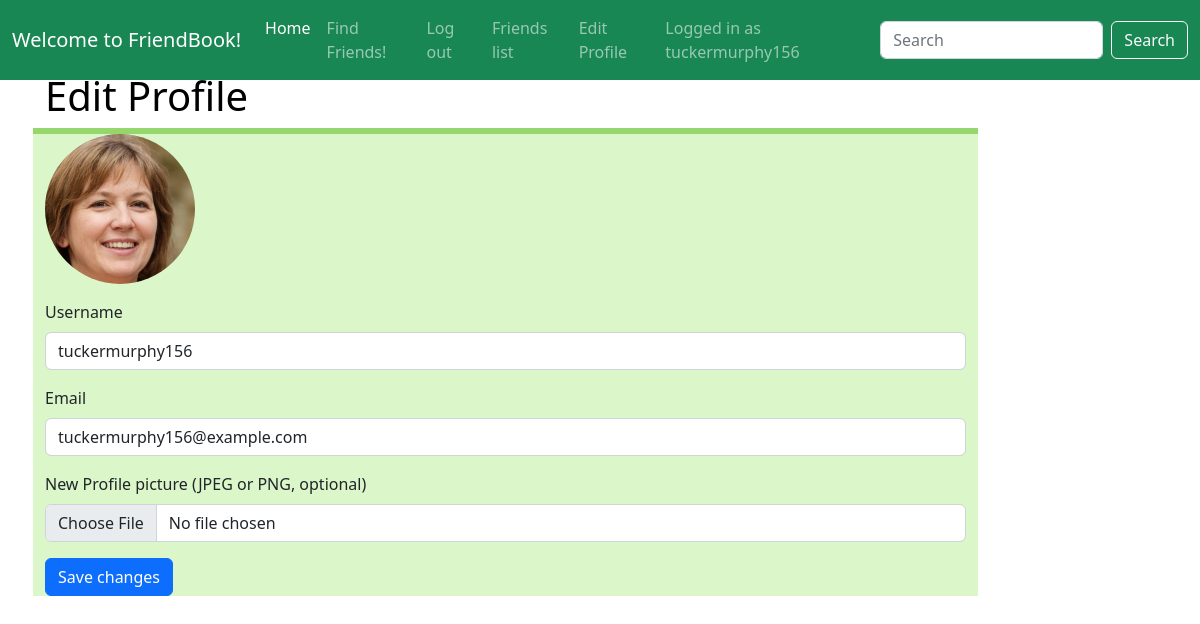
Page /edit_profile.php (signed in) on the committed database.
### tables this page shows
CREATE TABLE users (
                       id INTEGER PRIMARY KEY AUTOINCREMENT,
                       username TEXT NOT NULL,
                       email TEXT NOT NULL,
                       photo TEXT,
                       password TEXT NOT NULL,
                       lat REAL,
                       lng REAL
);

### edit_profile.php (called while the page is built, shortened)
<?php
require_once('Models/UserDataSet.php');
$me = (int)$_SESSION['userId'];
$userDataSet = new UserDataSet();
$user = $userDataSet->fetchUserById($me);
$view = new stdClass();
$view->pageTitle = 'Edit Profile';
$view->errors = [];
$view->saved = isset($_GET['saved']);
$view->username = $user->getUsername();
$view->email = $user->getEmail();
$view->photoPath = $user->getPhotoPath();
require_once('Views/edit_profile.phtml');

### Models/Database.php (called while the page is built, shortened)
<?php
class Database
{
    protected static $_dbInstance = null;
    protected $_dbHandle;
    public static function getInstance()
    {
        if (self::$_dbInstance === null) {
            self::$_dbInstance = new self();
        }
        return self::$_dbInstance;
    }
    private function __construct()
    {
        try {
            $this->_dbHandle = new PDO("sqlite:" . __DIR__ . "/../Database/friendbook.sqlite");
        } catch (PDOException $e) {
            echo $e->getMessage();
        }
    }
    public function getdbConnection()
    {
        return $this->_dbHandle;
    }
}

### Models/DataSet.php (called while the page is built, shortened)
<?php
require_once("Database.php");
abstract class DataSet
{
    public function __construct()
    {
        $this->_dbInstance = Database::getInstance();
        $this->_dbHandle = $this->_dbInstance->getdbConnection();
    }
}

### Models/UserDataSet.php (called while the page is built, shortened)
<?php
require_once ('DataSet.php');
class UserDataSet extends DataSet {
    public function fetchUserById($id) {
        $sqlQuery = 'SELECT * FROM users WHERE id = :id';
        $statement = $this->_dbHandle->prepare($sqlQuery);
        $statement->execute([':id' => $id]);
        $row = $statement->fetch();
        if ($row == true) {
            return new UserData($row);
        }
        return null;
    }
}

### Views/edit_profile.phtml (the view, shortened to what this page needs)
<?php require('template/header.phtml'); ?>
<form method="post" action="edit_profile.php" enctype="multipart/form-data">
    <img src="<?php echo htmlspecialchars($view->photoPath); ?>?v=<?php echo time(); ?>"
         alt="your profile picture" width="150" height="150" class="rounded-circle mb-3">
    <div class="mb-3">
        <label for="username" class="form-label">Username</label>
        <input type="text" class="form-control" id="username" name="username" maxLength="30"
               value="<?php echo htmlspecialchars($view->username); ?>">
    </div>
    <div class="mb-3">
        <label for="email" class="form-label">Email</label>
        <input type="text" class="form-control" id="email" name="email" maxLength="100"
               value="<?php echo htmlspecialchars($view->email); ?>">
    </div>
    <div class="mb-3">
        <label for="photo" class="form-label">New Profile picture (JPEG or PNG, optional)</label>
        <input type="file" class="form-control" id="photo" name="photo" accept="image/jpeg, image/png">
    </div>
    <button type="submit" name="save" class="btn btn-primary">Save changes</button>
</form>

### rows in the picture
users: photo (picture), username "tuckermurphy156", email "tuckermurphy156@example.com"

### other values in the picture
$_SESSION['username'] "tuckermurphy156"
$view->pageTitle "Edit Profile"
